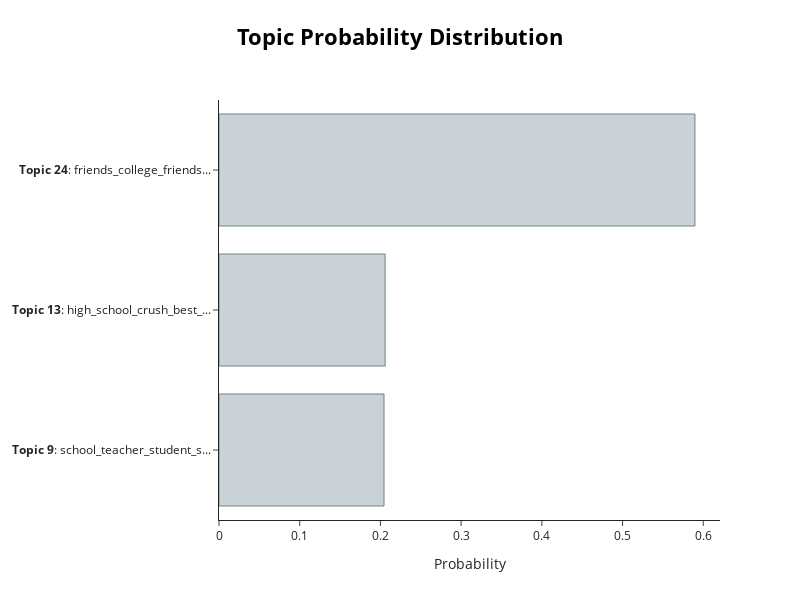

The code cell stored with this chart in its notebook:
### Code cell
topic_multilabel.visualize_distribution(topic_distr[4])

### Figure 1 — Plotly figure (JSON) as saved in the notebook; plotly's stock layout.template omitted (floating-point values rounded to 4 significant figures)
{"data": [{"marker": {"color": "#C8D2D7", "line": {"color": "#6E8484", "width": 1}}, "orientation": "h", "type": "bar", "x": [0.2044, 0.2059, 0.5897], "y": ["<b>Topic 9</b>: school_teacher_student_s...", "<b>Topic 13</b>: high_school_crush_best_...", "<b>Topic 24</b>: friends_college_friends..."]}], "layout": {"height": 600, "hoverlabel": {"bgcolor": "white", "font": {"family": "Rockwell", "size": 16}}, "title": {"font": {"color": "Black", "size": 22}, "text": "<b>Topic Probability Distribution</b>", "x": 0.5, "xanchor": "center", "y": 0.95, "yanchor": "top"}, "width": 800, "xaxis": {"title": {"text": "Probability"}}}}
